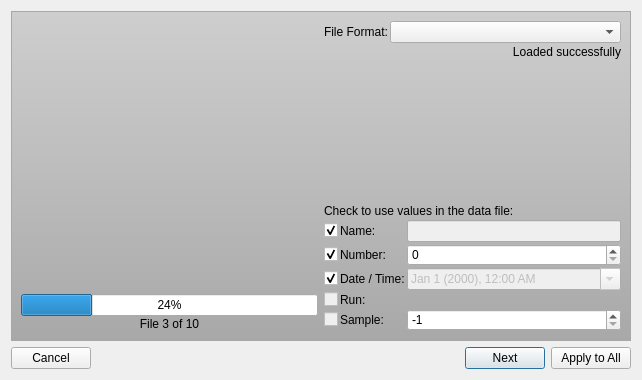
<?xml version="1.0" encoding="UTF-8"?>
<ui version="4.0">
 <class>AMImportControllerWidget</class>
 <widget class="QWidget" name="AMImportControllerWidget">
  <property name="geometry">
   <rect>
    <x>0</x>
    <y>0</y>
    <width>642</width>
    <height>380</height>
   </rect>
  </property>
  <property name="minimumSize">
   <size>
    <width>0</width>
    <height>380</height>
   </size>
  </property>
  <property name="windowTitle">
   <string>Reviewing files to import...</string>
  </property>
  <layout class="QVBoxLayout" name="verticalLayout_3">
   <item>
    <widget class="QFrame" name="AMImportControllerWidgetFrame1">
     <property name="styleSheet">
      <string notr="true">QFrame#AMImportControllerWidgetFrame1 {
background-color: qlineargradient(spread:pad, x1:0, y1:0, x2:0, y2:1, stop:0 rgba(206, 206, 206, 255), stop:0.502513 rgba(188, 188, 188, 255), stop:1 rgba(168, 168, 168, 255));

border: 1px solid rgb(168,168,168);
}
</string>
     </property>
     <property name="frameShape">
      <enum>QFrame::StyledPanel</enum>
     </property>
     <layout class="QHBoxLayout" name="horizontalLayout_2">
      <item>
       <layout class="QVBoxLayout" name="verticalLayoutLeft">
        <property name="spacing">
         <number>1</number>
        </property>
        <item>
         <spacer name="verticalSpacer_2">
          <property name="orientation">
           <enum>Qt::Vertical</enum>
          </property>
          <property name="sizeType">
           <enum>QSizePolicy::MinimumExpanding</enum>
          </property>
          <property name="sizeHint" stdset="0">
           <size>
            <width>1</width>
            <height>5</height>
           </size>
          </property>
         </spacer>
        </item>
        <item>
         <widget class="QProgressBar" name="progressBar">
          <property name="value">
           <number>24</number>
          </property>
         </widget>
        </item>
        <item>
         <widget class="QLabel" name="progressLabel">
          <property name="text">
           <string>File 3 of 10</string>
          </property>
          <property name="alignment">
           <set>Qt::AlignCenter</set>
          </property>
         </widget>
        </item>
       </layout>
      </item>
      <item>
       <layout class="QVBoxLayout" name="verticalLayoutRight">
        <property name="spacing">
         <number>2</number>
        </property>
        <item>
         <layout class="QHBoxLayout" name="horizontalLayout">
          <item>
           <widget class="QLabel" name="formatLabel">
            <property name="text">
             <string>File Format:</string>
            </property>
           </widget>
          </item>
          <item>
           <widget class="QComboBox" name="formatComboBox">
            <property name="sizePolicy">
             <sizepolicy hsizetype="MinimumExpanding" vsizetype="Fixed">
              <horstretch>0</horstretch>
              <verstretch>0</verstretch>
             </sizepolicy>
            </property>
           </widget>
          </item>
         </layout>
        </item>
        <item>
         <widget class="QLabel" name="loadingStatusLabel">
          <property name="text">
           <string>Loaded successfully</string>
          </property>
          <property name="alignment">
           <set>Qt::AlignRight|Qt::AlignTrailing|Qt::AlignVCenter</set>
          </property>
         </widget>
        </item>
        <item>
         <spacer name="verticalSpacer">
          <property name="orientation">
           <enum>Qt::Vertical</enum>
          </property>
          <property name="sizeType">
           <enum>QSizePolicy::MinimumExpanding</enum>
          </property>
          <property name="sizeHint" stdset="0">
           <size>
            <width>2</width>
            <height>5</height>
           </size>
          </property>
         </spacer>
        </item>
        <item>
         <widget class="QLabel" name="checkInstructionLabel">
          <property name="text">
           <string>Check to use values in the data file:</string>
          </property>
         </widget>
        </item>
        <item>
         <layout class="QGridLayout" name="gridLayout">
          <item row="0" column="0">
           <widget class="QCheckBox" name="checkName">
            <property name="text">
             <string/>
            </property>
            <property name="checked">
             <bool>true</bool>
            </property>
           </widget>
          </item>
          <item row="0" column="1">
           <widget class="QLabel" name="nameLabel">
            <property name="text">
             <string>Name:</string>
            </property>
           </widget>
          </item>
          <item row="0" column="2">
           <widget class="QLineEdit" name="nameEdit">
            <property name="enabled">
             <bool>false</bool>
            </property>
           </widget>
          </item>
          <item row="1" column="0">
           <widget class="QCheckBox" name="checkNumber">
            <property name="text">
             <string/>
            </property>
            <property name="checked">
             <bool>true</bool>
            </property>
           </widget>
          </item>
          <item row="1" column="1">
           <widget class="QLabel" name="numberLabel">
            <property name="text">
             <string>Number:</string>
            </property>
           </widget>
          </item>
          <item row="1" column="2">
           <widget class="QSpinBox" name="numberEdit">
            <property name="maximum">
             <number>999999999</number>
            </property>
           </widget>
          </item>
          <item row="2" column="0">
           <widget class="QCheckBox" name="checkDateTime">
            <property name="text">
             <string/>
            </property>
            <property name="checked">
             <bool>true</bool>
            </property>
           </widget>
          </item>
          <item row="2" column="1">
           <widget class="QLabel" name="dateTimeLabel">
            <property name="text">
             <string>Date / Time:</string>
            </property>
           </widget>
          </item>
          <item row="2" column="2">
           <widget class="QDateTimeEdit" name="dateTimeEdit">
            <property name="enabled">
             <bool>false</bool>
            </property>
            <property name="displayFormat">
             <string>MMM d (yyyy), h:mm AP</string>
            </property>
            <property name="calendarPopup">
             <bool>true</bool>
            </property>
           </widget>
          </item>
          <item row="3" column="0">
           <widget class="QCheckBox" name="checkRun">
            <property name="enabled">
             <bool>false</bool>
            </property>
            <property name="text">
             <string/>
            </property>
           </widget>
          </item>
          <item row="3" column="1">
           <widget class="QLabel" name="runLabel">
            <property name="text">
             <string>Run:</string>
            </property>
           </widget>
          </item>
          <item row="4" column="0">
           <widget class="QCheckBox" name="checkSample">
            <property name="enabled">
             <bool>false</bool>
            </property>
            <property name="text">
             <string/>
            </property>
           </widget>
          </item>
          <item row="4" column="1">
           <widget class="QLabel" name="sampleLabel">
            <property name="text">
             <string>Sample:</string>
            </property>
           </widget>
          </item>
          <item row="4" column="2">
           <widget class="QSpinBox" name="sampleEdit">
            <property name="minimum">
             <number>-1</number>
            </property>
            <property name="maximum">
             <number>999999999</number>
            </property>
            <property name="value">
             <number>-1</number>
            </property>
           </widget>
          </item>
         </layout>
        </item>
       </layout>
      </item>
     </layout>
    </widget>
   </item>
   <item>
    <layout class="QHBoxLayout" name="horizontalLayout_3">
     <item>
      <widget class="QPushButton" name="cancelButton">
       <property name="text">
        <string>Cancel</string>
       </property>
       <property name="autoDefault">
        <bool>true</bool>
       </property>
      </widget>
     </item>
     <item>
      <spacer name="horizontalSpacer">
       <property name="orientation">
        <enum>Qt::Horizontal</enum>
       </property>
       <property name="sizeHint" stdset="0">
        <size>
         <width>40</width>
         <height>20</height>
        </size>
       </property>
      </spacer>
     </item>
     <item>
      <widget class="QPushButton" name="nextButton">
       <property name="text">
        <string>Next</string>
       </property>
       <property name="autoDefault">
        <bool>true</bool>
       </property>
       <property name="default">
        <bool>true</bool>
       </property>
       <property name="flat">
        <bool>false</bool>
       </property>
      </widget>
     </item>
     <item>
      <widget class="QPushButton" name="applyAllButton">
       <property name="text">
        <string>Apply to All</string>
       </property>
       <property name="autoDefault">
        <bool>true</bool>
       </property>
      </widget>
     </item>
    </layout>
   </item>
  </layout>
 </widget>
 <resources/>
 <connections/>
</ui>
